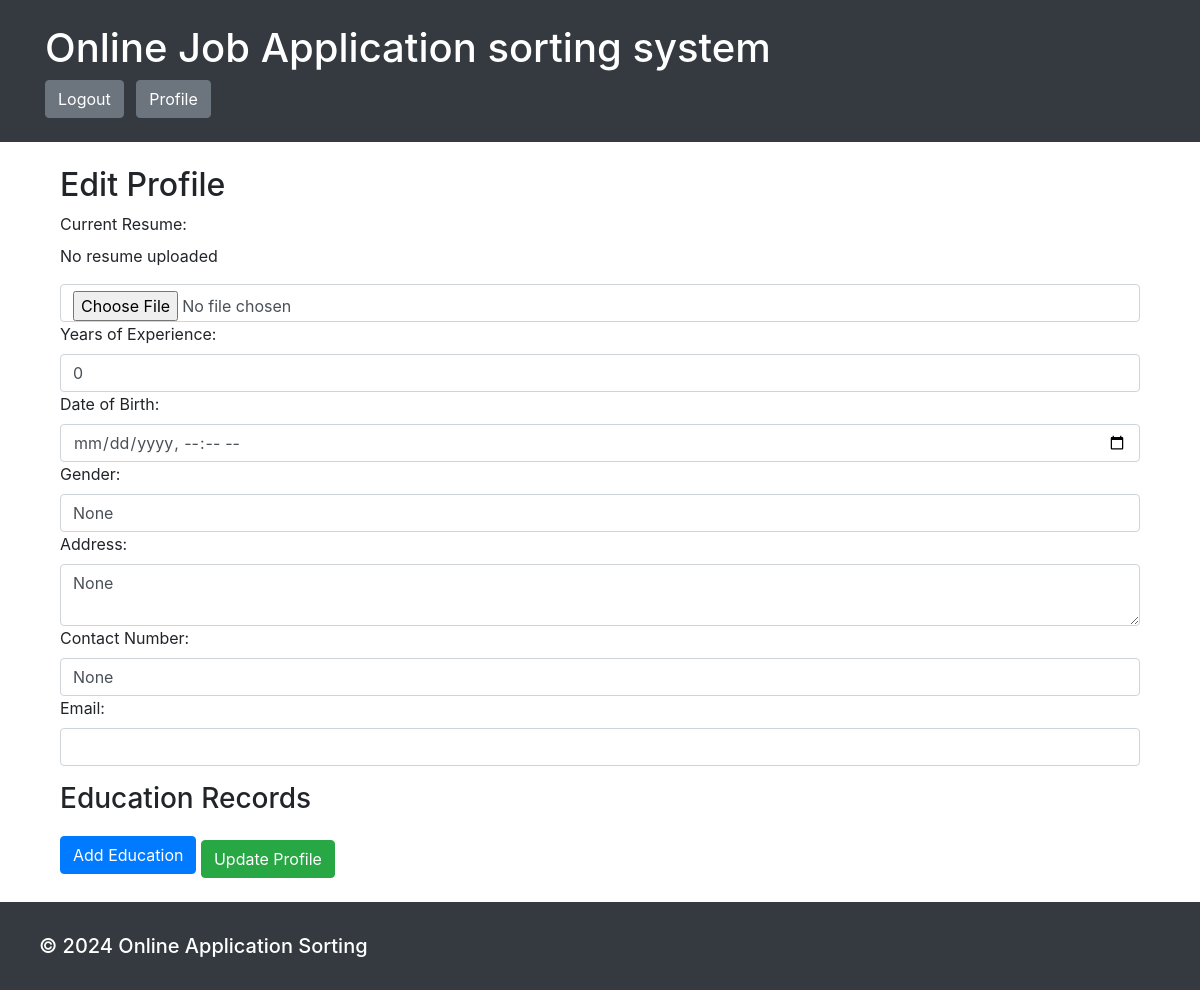
The page /update_profile/ (signed in) on the database as committed earlier.
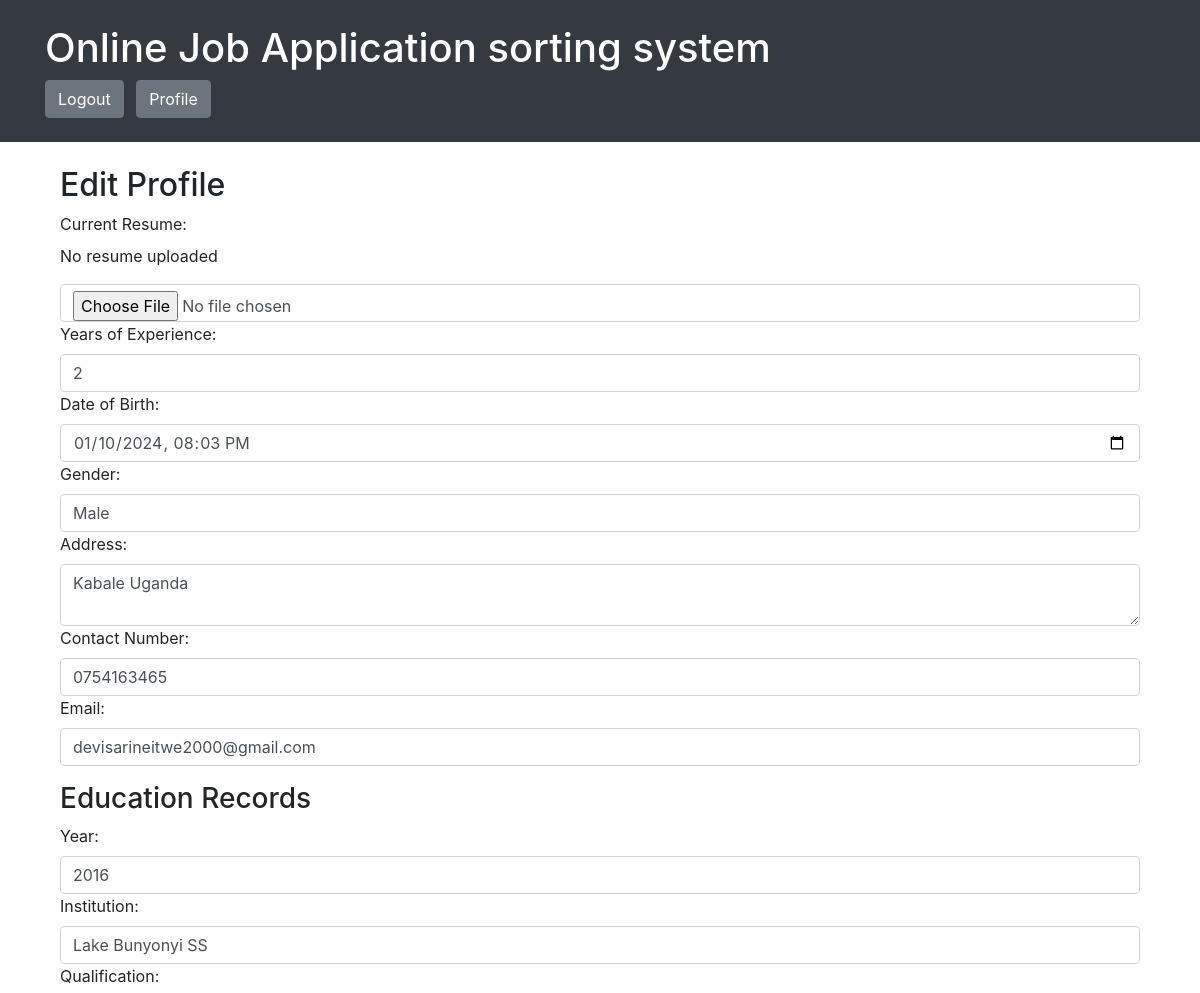
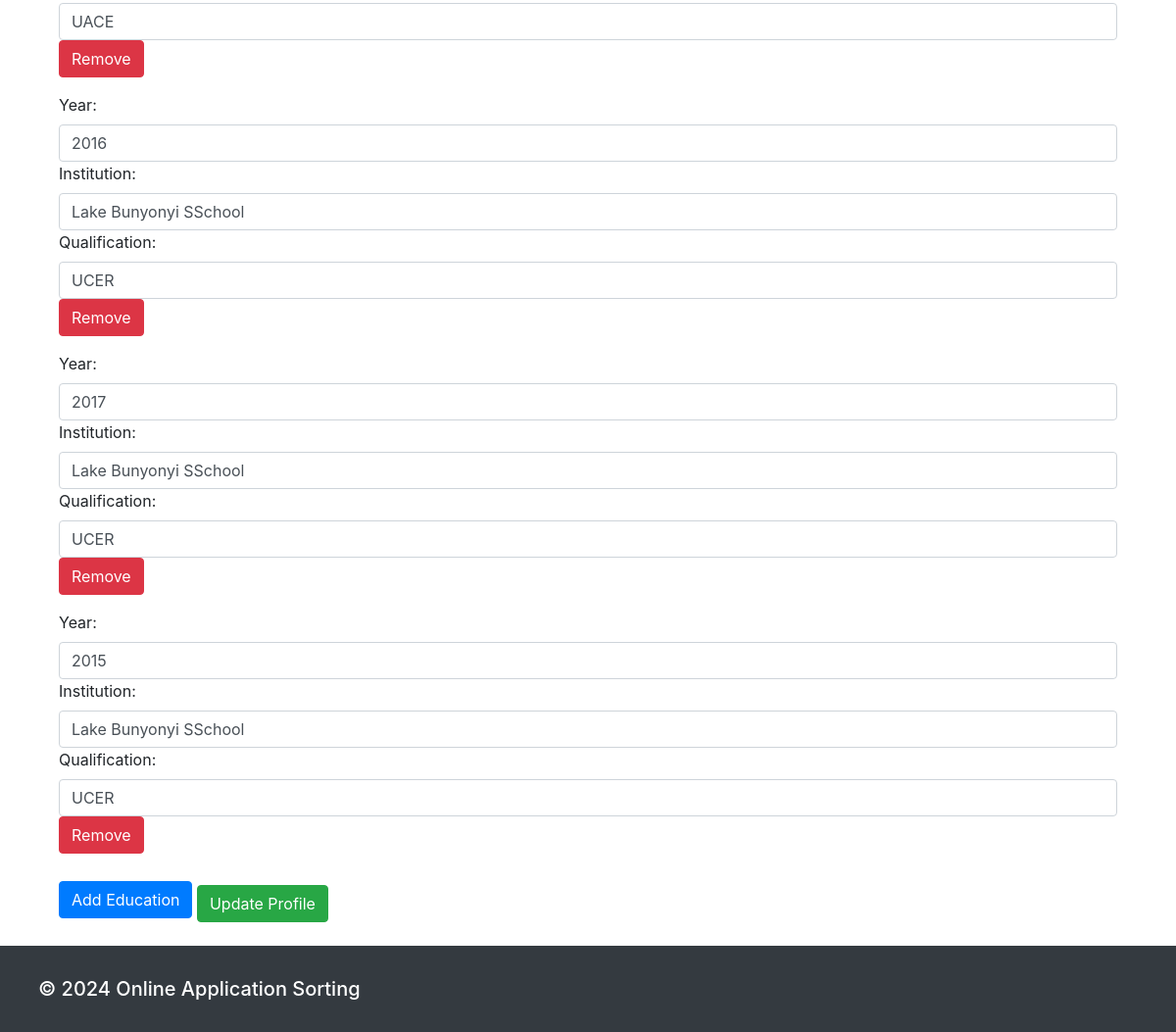
The same page on the database as committed later (2 pictures, top to bottom).
### Lyamu/models.py (models this page shows, shortened)
class Candidate(models.Model):
    user = models.OneToOneField(User, on_delete=models.CASCADE)
    resume = models.FileField(upload_to='resumes/',null=True, blank=True, verbose_name='Resume')
    applied_jobs = models.ManyToManyField(Job, through='Application')
    years_of_experience = models.IntegerField(null=True, blank=True, verbose_name='Years of experience')
    date_of_birth = models.DateTimeField(null=True, blank=True, verbose_name='Date of birth')
    gender = models.CharField(max_length=10, null=True, blank=True, verbose_name='Gender')
    address = models.TextField(null=True, blank=True, verbose_name='Address')
    contact_number = models.CharField(max_length=15, null=True, blank=True, verbose_name='Contact number')
    email = models.EmailField(null=True, blank=True, verbose_name='Email')

class Education(models.Model):
    candidate = models.ForeignKey(Candidate, on_delete=models.CASCADE, related_name='educations')
    year = models.IntegerField(null=True)
    institution = models.CharField(max_length=255, null=True)
    qualification = models.CharField(max_length=255, null=True)

### Lyamu/views.py (the view)
# urls.py: path('update_profile/', views.update_profile, name='update_profile'),
@login_required
def update_profile(request):
    user = request.user
    try:
        candidate = Candidate.objects.get(user=user)
    except Candidate.DoesNotExist:
        candidate = None
    if request.method == 'POST':
        resume = request.FILES.get('resume')
        years_of_experience = request.POST.get('years_of_experience')
        date_of_birth = request.POST.get('date_of_birth')
        gender = request.POST.get('gender')
        address = request.POST.get('address')
        contact_number = request.POST.get('contact_number')
        email = request.POST.get('email')
        if candidate:
            candidate.resume = resume
            candidate.years_of_experience = years_of_experience
            candidate.date_of_birth = date_of_birth
            candidate.gender = gender
            candidate.address = address
            candidate.contact_number = contact_number
            candidate.email = email
            candidate.save()
        else:
            Candidate.objects.create(
                user=user,
                resume=resume,
                years_of_experience=years_of_experience,
                date_of_birth=date_of_birth,
                gender=gender,
                address=address,
                contact_number=contact_number,
                email=email
            )
        education_form_prefix = 'education_form'
        education_form_count = int(request.POST.get(f'{education_form_prefix}-TOTAL_FORMS', 0))
        for i in range(education_form_count):
            year = request.POST.get(f'{education_form_prefix}-{i}-year')
            institution = request.POST.get(f'{education_form_prefix}-{i}-institution')
            qualification = request.POST.get(f'{education_form_prefix}-{i}-qualification')
            if candidate:
                education, created = Education.objects.get_or_create(candidate=candidate, year=year,
                                                                     institution=institution)
                education.qualification = qualification
                if year and institution and qualification:
                    education.save()
                else:
                    education.delete()
            else:
                new_candidate = Candidate.objects.create(
                    user=user,
                    resume=None,  # You may need to update this based on your requirements
                    years_of_experience=None,
                    date_of_birth=None,
                    gender=None,
                    address=None,
                    contact_number=None,
                    email=None
                )
                Education.objects.create(candidate=new_candidate, year=year, institution=institution,
                                         qualification=qualification)
        return redirect('view_profile')  # Redirect to a success page or profile view
    else:
        education_forms = Education.objects.filter(candidate=candidate)
        return render(request, 'Lyamu/update_profile.html',
                      {'candidate': candidate, 'education_forms': education_forms})

### Lyamu/templates/Lyamu/update_profile.html (shortened to what this page needs)
{% extends 'Lyamu/base.html' %}
{% block content %}
    <div class="container mt-4">
        <h2>Edit Profile</h2>
        <form method="post" enctype="multipart/form-data">
            <div class="mb-3">
                <label for="resume" class="form-label">Current Resume:</label>
                {% if candidate.resume %}
                    <p>{{ candidate.resume.name }}</p>
                {% else %}
                    <p>No resume uploaded</p>
                {% endif %}
                <input type="file" name="resume" class="form-control" accept=".pdf, .doc, .docx">
                <label for="years_of_experience" class="form-label">Years of Experience:</label>
                <input type="number" name="years_of_experience" class="form-control" value="{{ candidate.years_of_experience }}">
                <label for="date_of_birth" class="form-label">Date of Birth:</label>
                <input type="datetime-local" name="date_of_birth" class="form-control" value="{% if candidate.date_of_birth %}{{ candidate.date_of_birth|date:'Y-m-d' }}T{{ candidate.date_of_birth|time:'H:i' }}{% endif %}">
                <label for="gender" class="form-label">Gender:</label>
                <input type="text" name="gender" class="form-control" value="{{ candidate.gender }}">
                <label for="address" class="form-label">Address:</label>
                <textarea name="address" class="form-control">{{ candidate.address }}</textarea>
                <label for="contact_number" class="form-label">Contact Number:</label>
                <input type="text" name="contact_number" class="form-control" value="{{ candidate.contact_number }}">
                <label for="email" class="form-label">Email:</label>
                <input type="email" name="email" class="form-control" value="{{ candidate.email }}">
            </div>
            <h3>Education Records</h3>
            <div id="education-forms">
                {% for form in education_forms %}
                    <div class="mb-3">
                        <label for="education_form-{{ forloop.counter0 }}-year" class="form-label">Year:</label>
                        <input type="text" name="education_form-{{ forloop.counter0 }}-year" class="form-control" value="{{ form.year }}">
                        <label for="education_form-{{ forloop.counter0 }}-institution" class="form-label">Institution:</label>
                        <input type="text" name="education_form-{{ forloop.counter0 }}-institution" class="form-control" value="{{ form.institution }}">
                        <label for="education_form-{{ forloop.counter0 }}-qualification" class="form-label">Qualification:</label>
                        <input type="text" name="education_form-{{ forloop.counter0 }}-qualification" class="form-control" value="{{ form.qualification }}">
                        <button type="button" class="remove-education-form btn btn-danger">Remove</button>
                    </div>
                {% endfor %}
            </div>
            <button type="button" id="add-education-form" class="btn btn-primary mt-2">Add Education</button>
            <input type="submit" value="Update Profile" class="btn btn-success mt-3">
        </form>
    </div>
{% endblock %}

Rows that differ between the two databases and show on the page:
changed Candidate: years_of_experience "0" → "2"; date_of_birth (not shown) → "01/10/2024 20:03"; gender "None" → "Male"; address "None" → "Kabale Uganda"; contact_number "None" → "0754163465"; email (not shown) → "devisarineitwe2000@gmail.com"
added Education: year "2016", institution "Lake Bunyonyi SS", qualification "UACE"
added Education: year "2016", institution "Lake Bunyonyi SSchool", qualification "UCER"
added Education: year "2017", institution "Lake Bunyonyi SSchool", qualification "UCER"
added Education: year "2015", institution "Lake Bunyonyi SSchool", qualification "UCER"
